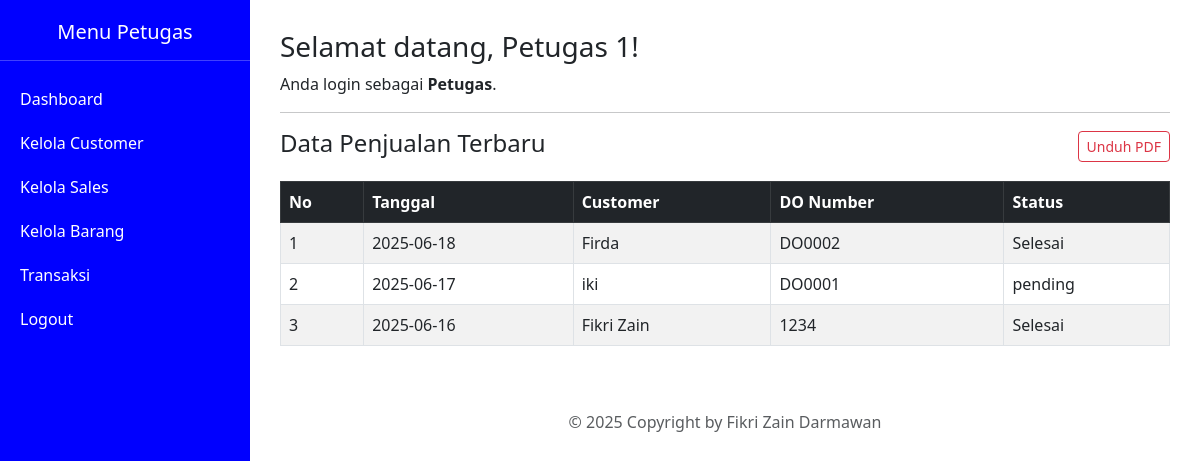
Screenshot of /petugas/dashboard.php (signed in) with the database file from the repository.
### tables this page shows
CREATE TABLE `sales` (
  `id_sales` int(11) NOT NULL,
  `tgl_sales` date DEFAULT NULL,
  `id_customer` int(11) DEFAULT NULL,
  `do_number` varchar(50) DEFAULT NULL,
  `status` varchar(50) DEFAULT NULL
);

CREATE TABLE `customer` (
  `id_customer` int(6) NOT NULL,
  `nama_customer` varchar(30) NOT NULL,
  `alamat` varchar(30) NOT NULL,
  `telp` text NOT NULL,
  `fax` text NOT NULL,
  `email` varchar(30) NOT NULL
);

### petugas/dashboard.php (the view, shortened to what this page needs)
<?php
include '../config/config.php';
?>
<!DOCTYPE html>
<html>
<head>
    <link href="https://cdn.jsdelivr.net/npm/bootstrap@5.3.0/dist/css/bootstrap.min.css" rel="stylesheet">
</head>
<body>
<div class="sidebar">
    <h5 class="text-center">Menu Petugas</h5>
    <hr class="bg-light">
    <a href="dashboard.php">Dashboard</a>
    <a href="pages/customer.php">Kelola Customer</a>
    <a href="pages/sales.php">Kelola Sales</a>
    <a href="pages/item.php">Kelola Barang</a>
    <a href="pages/transaksi.php">Transaksi</a>
    <a href="../logout.php" onclick="return confirm('Yakin ingin logout?')">Logout</a>
</div>
<div class="content">
    <h3>Selamat datang, <?= $_SESSION['nama'] ?>!</h3>
    <p>Anda login sebagai <strong>Petugas</strong>.</p>
    <hr>
    <div class="d-flex justify-content-between align-items-center mb-3">
    <h4>Data Penjualan Terbaru</h4>
    <a href="pages/export_penjualan_dashboard.php" class="btn btn-outline-danger btn-sm" target="_blank">Unduh PDF</a>
</div>
    <table class="table table-striped table-bordered">
        <thead class="table-dark">
            <tr>
                <th>No</th>
                <th>Tanggal</th>
                <th>Customer</th>
                <th>DO Number</th>
                <th>Status</th>
            </tr>
        </thead>
        <tbody>
            <?php
            $no = 1;
            $query = mysqli_query($conn, "
                SELECT s.*, c.nama_customer
                FROM sales s
                JOIN customer c ON s.id_customer = c.id_customer
                ORDER BY s.id_sales DESC
            ");
            while ($row = mysqli_fetch_assoc($query)) {
                echo "<tr>
                        <td>{$no}</td>
                        <td>{$row['tgl_sales']}</td>
                        <td>{$row['nama_customer']}</td>
                        <td>{$row['do_number']}</td>
                        <td>{$row['status']}</td>
                      </tr>";
                $no++;
            }
            ?>
        </tbody>
    </table>
<footer class="text-center text-muted py-3 mt-5">
    &copy; 2025 Copyright by Fikri Zain Darmawan
</footer>
</div>
</body>
</html>

### petugas/dashboard.php (style rules this page uses)
body { display: flex; }
.sidebar { width: 250px; height: 100vh; background-color: blue; padding-top: 20px; color: white; position: fixed; }
.sidebar a { color: white; display: block; padding: 10px 20px; text-decoration: none; }
.content { margin-left: 250px; padding: 30px; flex-grow: 1; }

### rows the page displays
sales: tgl_sales "2025-06-18", id_customer.nama_customer "Firda", do_number "DO0002", status "Selesai"
sales: tgl_sales "2025-06-17", id_customer.nama_customer "iki", do_number "DO0001", status "pending"
sales: tgl_sales "2025-06-16", id_customer.nama_customer "Fikri Zain", do_number "1234", status "Selesai"

### other values shown
$_SESSION['nama'] "Petugas 1"
